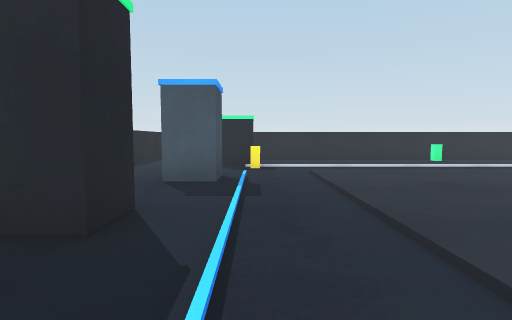
View 1 (above)

14 first-person views from a walk through a Unity game level. The camera is 0.68 m above the floor, tilts 4° down and sees 80° across. The floor is counted in squares, 1 m on a side. Each view is taken from the middle of a square. On the plan, view 1 faces up. The plan holds only what a view shows up to about 10 squares ahead; the rest is blank.

View 2
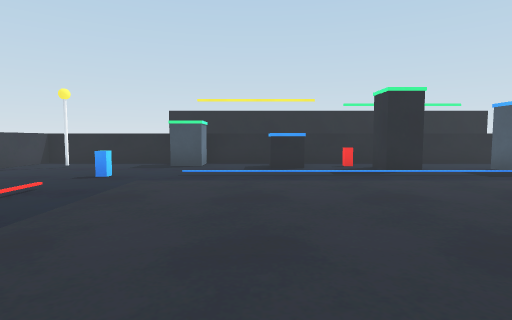

View 3
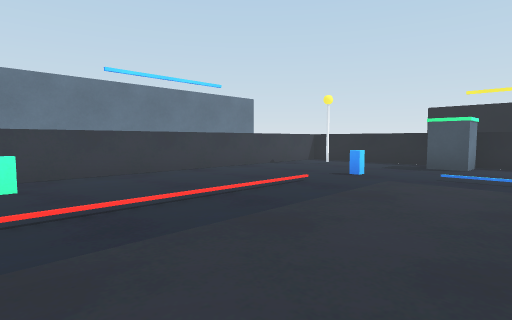

View 4
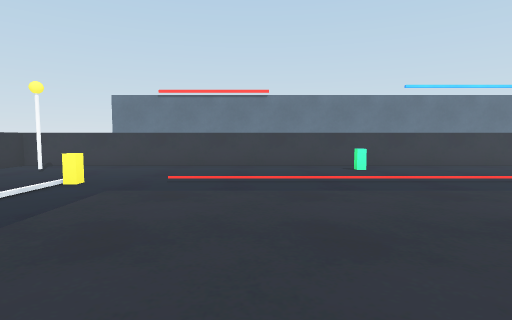

View 5
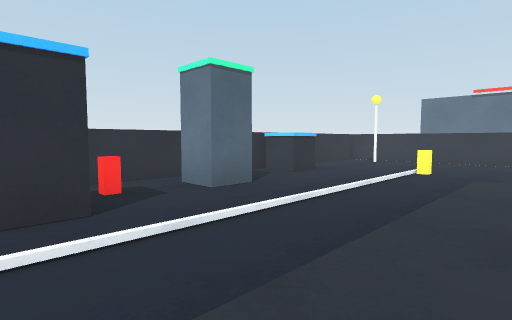

View 6
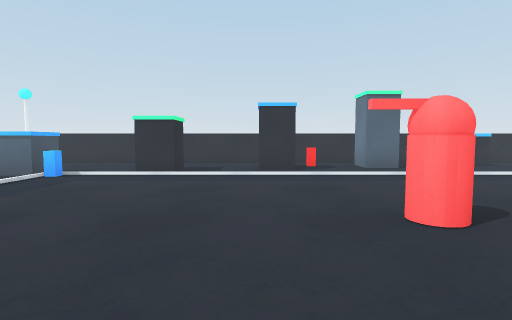

View 7
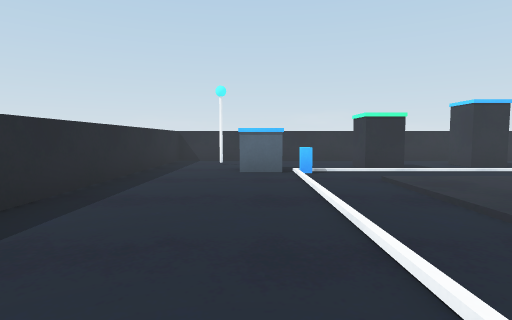

View 8
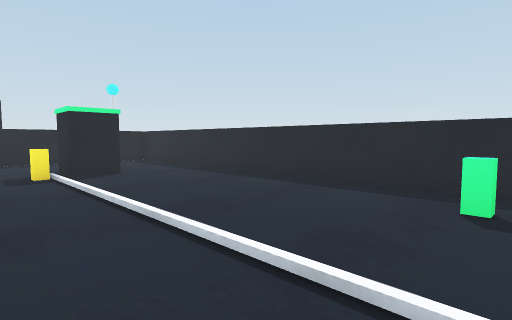

View 9
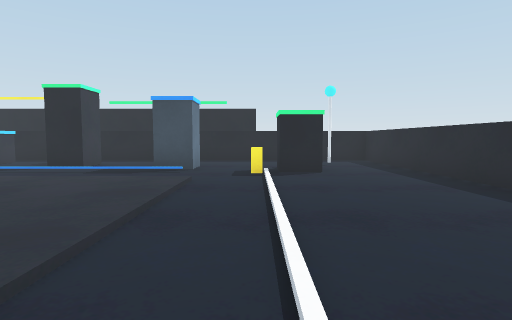

View 10
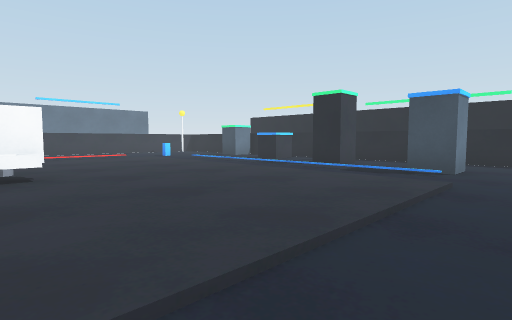

View 11
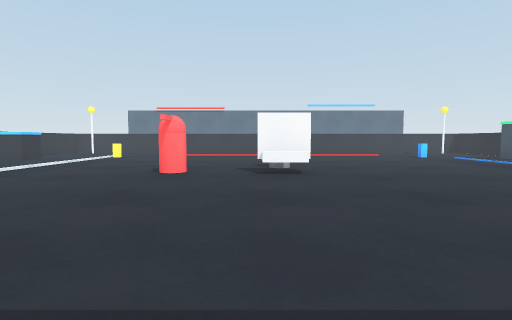

View 12
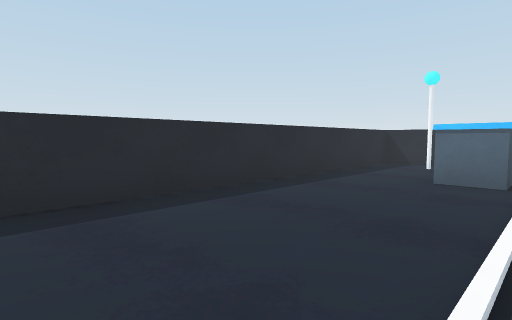

View 13
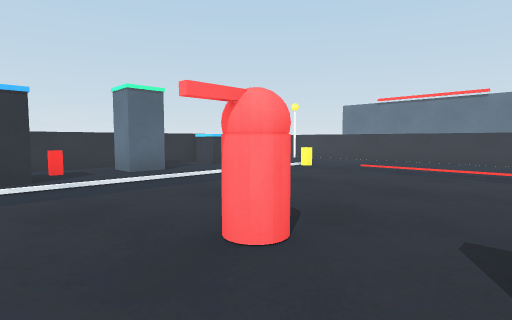

View 14
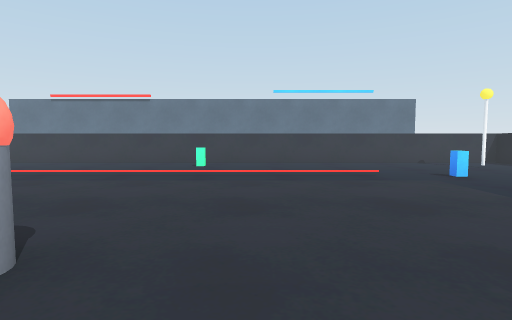

### Floor plan
Key: @ floor where view 1 was taken; # wall or solid block; . main floor; : floor 0.05 m higher than the main floor; / step, stairs or slope; O other object.
Columns run from 4 left of view 1 to 15 right of it. Each row starts with its distance up from view 1.
 11 ####################
 10 #..................#
  9 #.O.......O......O.#
  8 #...#..........#...#
  7 #...O//////////O...#
  6 #....///////////O..#
  5 #..O//:::::::://#..#
  4 #...//:::::::://...#
  3 #.O#//:::::::://#O.#
  2 #.O#//::::O:O://#O.#
  1 #...//:::OO::://...#
  0 #.#.@/:::::::://.O.#
 -1 #...//:::::::://...#
 -2 #...//:::::::://...#
 -3 #O...///////////..##
 -4 #...O.////////.O...#
 -5 #..................#
 -6 #.O.......O......O.#
 -7 #..................#
 -8 ####################

Where each view was taken, in squares from view 1:
view 1: 0 up, 0 right, facing up
view 2: 1 down, 6 right, facing left
view 3: 1 down, 6 right, facing down-left
view 4: 1 up, 8 right, facing down
view 5: 3 up, 9 right, facing down-right
view 6: 3 up, 5 right, facing right
view 7: 8 up, 5 right, facing right
view 8: 6 up, 6 right, facing up-left
view 9: 7 up, 6 right, facing left
view 10: 7 up, 6 right, facing down-left
view 11: 7 up, 6 right, facing down
view 12: 7 up, 6 right, facing up-right
view 13: 3 up, 6 right, facing down-right
view 14: 2 up, 4 right, facing down
